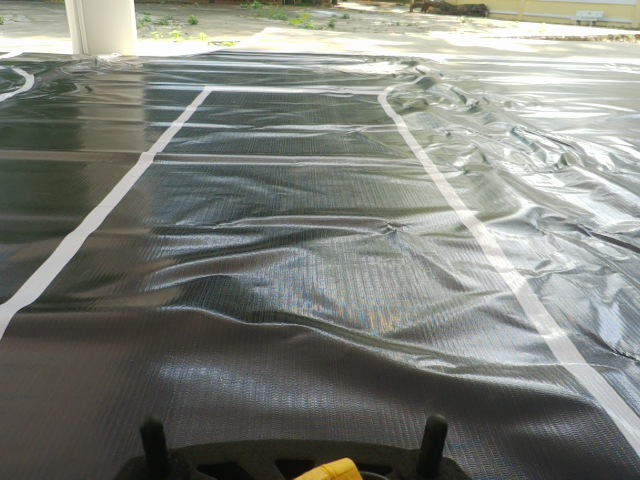
#> input picture src/Perception/lane_keep/output.jpg, 640 x 480 px
$ python tran.py
#> lines starting #> are read from the running program, lines starting #| are printed output that depends on the picture
import cv2
import numpy as np
img_w = 640
img_h = 480
img = cv2.imread("output.jpg")
#> img is the input picture: shape (480, 640, 3); mean B, G, R 122.2, 129.2, 126.4

src = np.float32([
        [img_w * 0.2, img_h * 0.30],  # Top Left (Narrower)
        [img_w * 0.8, img_h * 0.30],  # Top Right
        [img_w * 1, img_h * 0.63],  # Bot Right (Wider)
        [img_w * 0, img_h * 0.63]   # Bot Left
])

dst = np.float32([
    [img_w * 0.2, 0],
    [img_w * 0.8, 0],
    [img_w * 0.8, img_h],
    [img_w * 0.2, img_h]
])

M = cv2.getPerspectiveTransform(src, dst)
Minv = cv2.getPerspectiveTransform(dst, src)

warped = cv2.warpPerspective(img, M, (img_w, img_h))
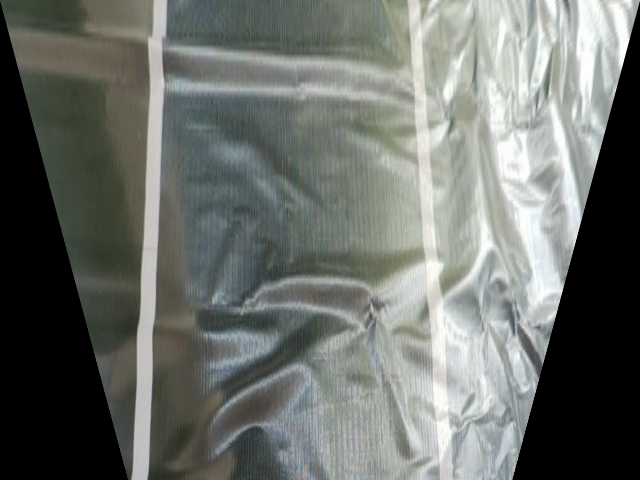
#> warped: shape (480, 640, 3); mean B, G, R 107.1, 111.9, 108

cv2.imshow("warped", warped)
cv2.waitKey(0)
cv2.destroyAllWindows()
